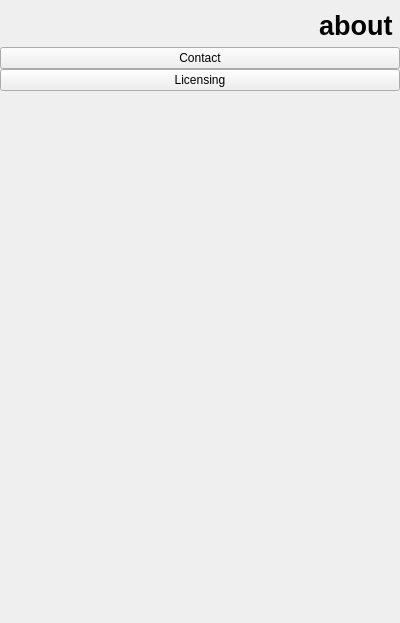
<?xml version="1.0" encoding="UTF-8"?>
<ui version="4.0">
 <class>Form</class>
 <widget class="QWidget" name="Form">
  <property name="geometry">
   <rect>
    <x>0</x>
    <y>0</y>
    <width>400</width>
    <height>623</height>
   </rect>
  </property>
  <property name="windowTitle">
   <string>Form</string>
  </property>
  <layout class="QVBoxLayout" name="verticalLayout">
   <property name="leftMargin">
    <number>0</number>
   </property>
   <property name="topMargin">
    <number>0</number>
   </property>
   <property name="rightMargin">
    <number>0</number>
   </property>
   <property name="bottomMargin">
    <number>0</number>
   </property>
   <item>
    <spacer name="verticalSpacer_4">
     <property name="orientation">
      <enum>Qt::Vertical</enum>
     </property>
     <property name="sizeType">
      <enum>QSizePolicy::Fixed</enum>
     </property>
     <property name="sizeHint" stdset="0">
      <size>
       <width>20</width>
       <height>10</height>
      </size>
     </property>
    </spacer>
   </item>
   <item>
    <widget class="QLabel" name="title">
     <property name="sizePolicy">
      <sizepolicy hsizetype="Preferred" vsizetype="Fixed">
       <horstretch>0</horstretch>
       <verstretch>0</verstretch>
      </sizepolicy>
     </property>
     <property name="font">
      <font>
       <pointsize>20</pointsize>
       <weight>75</weight>
       <bold>true</bold>
      </font>
     </property>
     <property name="styleSheet">
      <string notr="true">background-color: transparent;</string>
     </property>
     <property name="text">
      <string>about </string>
     </property>
     <property name="alignment">
      <set>Qt::AlignRight|Qt::AlignTrailing|Qt::AlignVCenter</set>
     </property>
    </widget>
   </item>
   <item>
    <layout class="QGridLayout" name="gridLayout">
     <property name="verticalSpacing">
      <number>0</number>
     </property>
     <item row="2" column="0">
      <widget class="QPushButton" name="btn_show_contact_details">
       <property name="text">
        <string>Contact</string>
       </property>
      </widget>
     </item>
     <item row="4" column="0">
      <spacer name="verticalSpacer">
       <property name="orientation">
        <enum>Qt::Vertical</enum>
       </property>
       <property name="sizeHint" stdset="0">
        <size>
         <width>20</width>
         <height>40</height>
        </size>
       </property>
      </spacer>
     </item>
     <item row="3" column="0">
      <widget class="QPushButton" name="btn_show_licensing_info">
       <property name="text">
        <string>Licensing</string>
       </property>
      </widget>
     </item>
    </layout>
   </item>
  </layout>
 </widget>
 <resources/>
 <connections/>
</ui>
